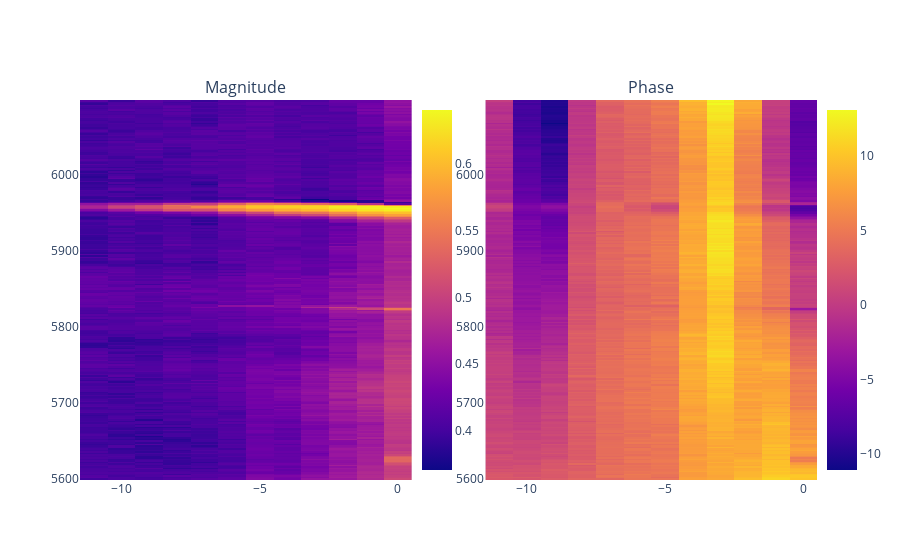

Source (notebook cell):
### Code cell
from plotly.subplots import make_subplots
import plotly.graph_objects  as go 


#Initialize variables for storage
mags = np.ndarray((len(qubitFreq_array),len(lopower_array)))
phases = np.ndarray((len(qubitFreq_array),len(lopower_array)))

mags[:] =maxv
phases[:] = 0

try:
    for idx_power, lo_power in enumerate(lopower_array): 

        with twpa:
            #Update center frequecy of the resonator
            freqs, mag, phase = meas_spectrum(vna, params['center_freq'] ,f_span=params['span_freq'],power=params['vna_power'], npoints=1001,sleep_t = 5, meas = meas)
            f_c, Qf, fwhm = Q(freqs,mag, False)
            
            print('Center frequency: %2.2f Hz'%f_c)
            print('FWHM: %2.2f kHz'%(fwhm*1e-3))
            print('Quality Factor: %2.2f'%Qf)

            freqs, mag, phase = meas_spectrum(vna, 
                       f_c = f_c, 
                       f_span= 10e-6, # VNA in unit MHz
                       power = params['vna_power'],
                       npoints = 3, 
                       sleep_t = 3, meas = meas)
            phase0 = np.mean(phase)
        
        with(lo):
            lo.set_level(lo_power)

        sleep(0.1)
        for idx,qfreq in enumerate(qubitFreq_array):
            with lo:
                lo.set_RF(qfreq)
                with twpa:   
                    sleep(0.2)
                    clear_output(wait=True)
                    vna.reset_average()
                    sleep(delay)
                    mag, phase =  vna.get_data( meas = meas)
                    mags[idx,idx_power] = mag[1]
                    phases[idx,idx_power] = phase[1]-phase0

            # Plot
            fig = make_subplots(rows=1, cols=2, subplot_titles=("Magnitude","Phase"))
            fig.add_trace(go.Heatmap(x=lopower_array,y=qubitFreq_array,z=mags, colorbar=dict(x=.45,len=1)))
            fig.add_trace(go.Heatmap(x=lopower_array,y=qubitFreq_array,z=phases, colorbar=dict(x=1,len=1)),row=1,col=2)
            fig.show()
            
            #plt.pcolor(lopower_array,qubitFreq_array,mags)
            #plt.show()
    Z = toComplex(mags,phases)
except KeyboardInterrupt:
    print("Stopped")
finally:
    print('Measurement finished. Stopping the sources.')
    vna.stop_rf()


filename = params['test_type'] +"_"+params['qubit_name'] + "_" +params['test_date']
header_str = get_plot_str(params, filename)
np.savez("./data/"+filename,
         header = header_str,
         freqs=qubitFreq_array,
         axis2 = lopower_array,
         mags=mags,
         phases=phases)
print('file saved as %s'%filename)

### Figure 1 — Plotly figure (JSON) as saved in the notebook; plotly's stock layout.template omitted (floating-point values rounded to 4 significant figures; data arrays with more than 128 entries replaced by an {"elided": "..."} marker saying what was removed)
{"data": [{"colorbar": {"len": 1, "x": 0.45}, "type": "heatmap", "x": [0, -1, -2, -3, -4, -5, -6, -7, -8, -9, -10, -11], "y": {"elided": "250 int values"}, "z": {"elided": "250x12 float values"}}, {"colorbar": {"len": 1, "x": 1}, "type": "heatmap", "x": [0, -1, -2, -3, -4, -5, -6, -7, -8, -9, -10, -11], "xaxis": "x2", "y": {"elided": "250 int values"}, "yaxis": "y2", "z": {"elided": "250x12 float values"}}], "layout": {"annotations": [{"font": {"size": 16}, "showarrow": false, "text": "Magnitude", "x": 0.225, "xanchor": "center", "xref": "paper", "y": 1, "yanchor": "bottom", "yref": "paper"}, {"font": {"size": 16}, "showarrow": false, "text": "Phase", "x": 0.775, "xanchor": "center", "xref": "paper", "y": 1, "yanchor": "bottom", "yref": "paper"}], "xaxis": {"anchor": "y", "domain": [0, 0.45]}, "xaxis2": {"anchor": "y2", "domain": [0.55, 1]}, "yaxis": {"anchor": "x", "domain": [0, 1]}, "yaxis2": {"anchor": "x2", "domain": [0, 1]}}}
